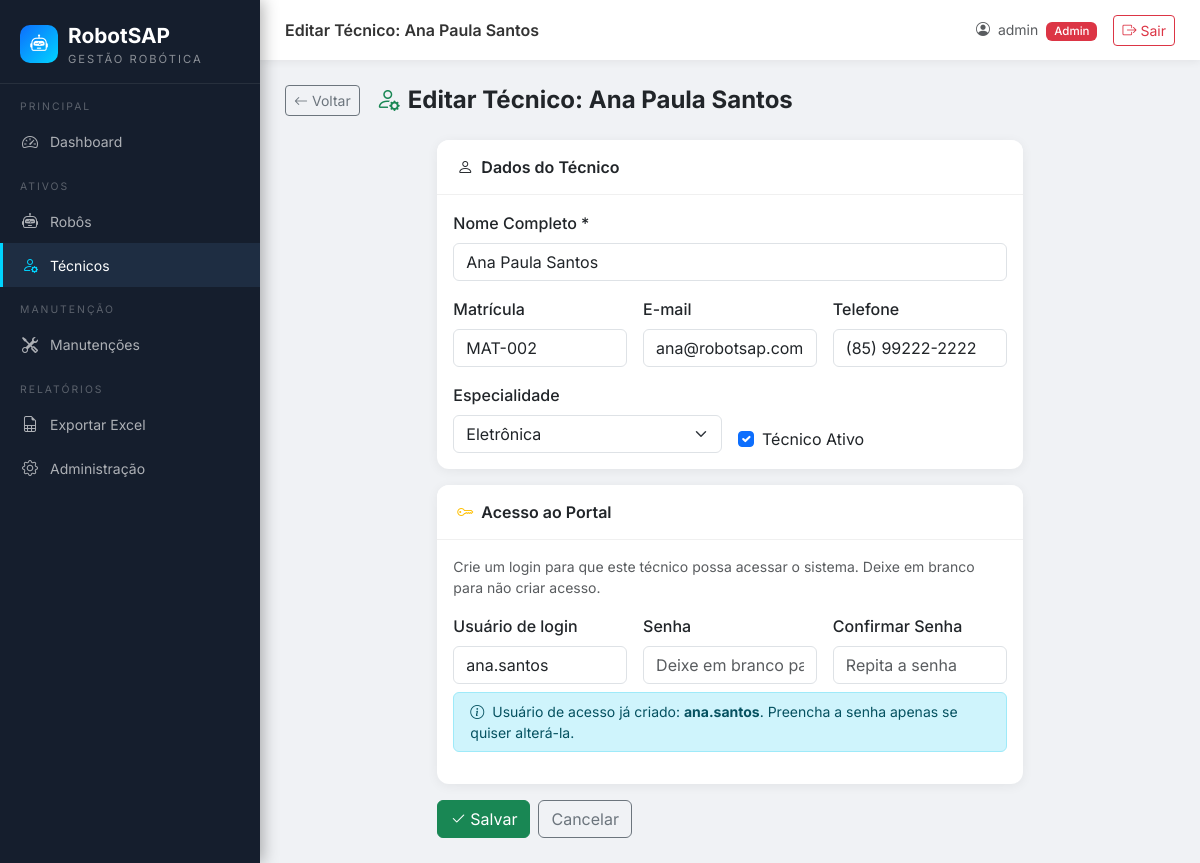
The app's page /tecnicos/2/editar/ (signed in) with its own data.
### tecnicos/models.py (models this page shows, shortened)
class Tecnico(models.Model):
    ESPECIALIDADE_CHOICES = [
        ('mecanica', 'Mecânica'),
        ('eletrica', 'Elétrica'),
        ('eletronica', 'Eletrônica'),
        ('programacao', 'Programação/Software'),
        ('hidraulica', 'Hidráulica'),
        ('pneumatica', 'Pneumática'),
        ('inspecao', 'Inspeção Robótica'),
        ('geral', 'Manutenção Geral'),
    ]
    usuario = models.OneToOneField(
        User, on_delete=models.SET_NULL, null=True, blank=True,
        related_name='tecnico', verbose_name='Usuário de acesso'
    )
    nome = models.CharField(max_length=200, verbose_name='Nome Completo')
    matricula = models.CharField(max_length=50, blank=True, verbose_name='Matrícula')
    email = models.EmailField(blank=True, verbose_name='E-mail')
    telefone = models.CharField(max_length=20, blank=True, verbose_name='Telefone')
    especialidade = models.CharField(
        max_length=50, choices=ESPECIALIDADE_CHOICES, default='geral',
        verbose_name='Especialidade'
    )
    ativo = models.BooleanField(default=True, verbose_name='Ativo')
    criado_em = models.DateTimeField(auto_now_add=True)
    class Meta:
        verbose_name = 'Técnico'
        verbose_name_plural = 'Técnicos'
        ordering = ['nome']

### tecnicos/views.py (the view, shortened to what this page needs)
# urls.py: path('<int:pk>/editar/', views.TecnicoUpdateView.as_view(), name='update'),
class TecnicoUpdateView(LoginRequiredMixin, AdminRequiredMixin, UpdateView):
    model = Tecnico
    form_class = TecnicoForm
    template_name = 'tecnicos/tecnico_form.html'
    success_url = reverse_lazy('tecnicos:list')
    def get_context_data(self, **kwargs):
        context = super().get_context_data(**kwargs)
        context['titulo'] = f'Editar Técnico: {self.object.nome}'
        return context

### tecnicos/views.py (called while the page is built)
    def test_func(self):
        return self.request.user.is_staff or self.request.user.is_superuser

### templates/tecnicos/tecnico_form.html (shortened to what this page needs)
{% extends 'base.html' %}
{% block page_title %}{{ titulo }}{% endblock %}
{% block content %}
<div class="d-flex align-items-center mb-4 gap-3">
    <a href="{% url 'tecnicos:list' %}" class="btn btn-outline-secondary btn-sm"><i class="bi bi-arrow-left me-1"></i>Voltar</a>
    <h4 class="mb-0 fw-bold"><i class="bi bi-person-gear me-2 text-success"></i>{{ titulo }}</h4>
</div>
<div class="row justify-content-center">
    <div class="col-md-8">
        <form method="post">
            <div class="card mb-3">
                <div class="card-header"><i class="bi bi-person me-2"></i>Dados do Técnico</div>
                <div class="card-body">
                    <div class="row g-3">
                        <div class="col-12">
                            <label class="form-label fw-medium">Nome Completo *</label>
                            {{ form.nome }}
                        </div>
                        <div class="col-md-4">
                            <label class="form-label fw-medium">Matrícula</label>
                            {{ form.matricula }}
                        </div>
                        <div class="col-md-4">
                            <label class="form-label fw-medium">E-mail</label>
                            {{ form.email }}
                        </div>
                        <div class="col-md-4">
                            <label class="form-label fw-medium">Telefone</label>
                            {{ form.telefone }}
                        </div>
                        <div class="col-md-6">
                            <label class="form-label fw-medium">Especialidade</label>
                            {{ form.especialidade }}
                        </div>
                        <div class="col-md-6 d-flex align-items-end">
                            <div class="form-check">
                                {{ form.ativo }}
                                <label class="form-check-label" for="{{ form.ativo.id_for_label }}">Técnico Ativo</label>
                            </div>
                        </div>
                    </div>
                </div>
            </div>
            <div class="card mb-3">
                <div class="card-header"><i class="bi bi-key me-2 text-warning"></i>Acesso ao Portal</div>
                <div class="card-body">
                    <p class="text-muted small mb-3">Crie um login para que este técnico possa acessar o sistema. Deixe em branco para não criar acesso.</p>
                    <div class="row g-3">
                        <div class="col-md-4">
                            <label class="form-label fw-medium">Usuário de login</label>
                            {{ form.username }}
                        </div>
                        <div class="col-md-4">
                            <label class="form-label fw-medium">Senha</label>
                            {{ form.password }}
                        </div>
                        <div class="col-md-4">
                            <label class="form-label fw-medium">Confirmar Senha</label>
                            {{ form.password2 }}
                        </div>
                    </div>
                    {% if object and object.usuario %}
                    <div class="alert alert-info py-2 mt-2 small">
                        <i class="bi bi-info-circle me-1"></i>
                        Usuário de acesso já criado: <strong>{{ object.usuario.username }}</strong>.
                        Preencha a senha apenas se quiser alterá-la.
                    </div>
                    {% endif %}
                </div>
            </div>
            <div class="d-flex gap-2">
                <button type="submit" class="btn btn-success"><i class="bi bi-check2 me-1"></i>Salvar</button>
                <a href="{% url 'tecnicos:list' %}" class="btn btn-outline-secondary">Cancelar</a>
            </div>
        </form>
    </div>
</div>
{% endblock %}

### templates/base.html (shortened to what this page needs)
<!DOCTYPE html>
<html lang="pt-BR">
<head>
    <link href="https://cdn.jsdelivr.net/npm/bootstrap@5.3.0/dist/css/bootstrap.min.css" rel="stylesheet">
    <link href="https://cdn.jsdelivr.net/npm/bootstrap-icons@1.10.0/font/bootstrap-icons.css" rel="stylesheet">
</head>
<body>
<nav id="sidebar">
    <div class="sidebar-brand d-flex align-items-center">
        <div class="sidebar-logo-icon"><i class="bi bi-robot"></i></div>
        <div>
            <div class="logo-text">RobotSAP</div>
            <div class="logo-sub">Gestão Robótica</div>
        </div>
    </div>
    <ul class="sidebar-nav nav flex-column">
        <li class="nav-section-title">Principal</li>
        <li class="nav-item">
            <a href="{% url 'dashboard:index' %}" class="nav-link {% if request.resolver_match.app_name == 'dashboard' %}active{% endif %}">
                <i class="bi bi-speedometer2"></i> Dashboard
            </a>
        </li>
        <li class="nav-section-title">Ativos</li>
        <li class="nav-item">
            <a href="{% url 'robots:list' %}" class="nav-link {% if request.resolver_match.app_name == 'robots' %}active{% endif %}">
                <i class="bi bi-robot"></i> Robôs
            </a>
        </li>
        {% if request.user.is_staff or request.user.is_superuser %}
        <li class="nav-item">
            <a href="{% url 'tecnicos:list' %}" class="nav-link {% if request.resolver_match.app_name == 'tecnicos' %}active{% endif %}">
                <i class="bi bi-person-gear"></i> Técnicos
            </a>
        </li>
        {% endif %}
        <li class="nav-section-title">Manutenção</li>
        <li class="nav-item">
            <a href="{% url 'manutencoes:list' %}" class="nav-link {% if request.resolver_match.app_name == 'manutencoes' %}active{% endif %}">
                <i class="bi bi-tools"></i> Manutenções
            </a>
        </li>
        {% if request.user.is_staff or request.user.is_superuser %}
        <li class="nav-section-title">Relatórios</li>
        <li class="nav-item">
            <a href="{% url 'robots:export_excel' %}" class="nav-link">
                <i class="bi bi-file-earmark-spreadsheet"></i> Exportar Excel
            </a>
        </li>
        <li class="nav-item">
            <a href="/admin/" class="nav-link">
                <i class="bi bi-gear"></i> Administração
            </a>
        </li>
        {% endif %}
    </ul>
</nav>
<div id="main-content">
    <div id="topbar">
        <div class="d-flex align-items-center gap-3">
            <span class="topbar-title">{% block page_title %}{% endblock %}</span>
        </div>
        <div class="d-flex align-items-center gap-3">
            <span class="text-muted small">
                <i class="bi bi-person-circle me-1"></i>
                {{ request.user.get_full_name|default:request.user.username }}
                {% if request.user.is_superuser %}<span class="badge bg-danger ms-1">Admin</span>{% endif %}
            </span>
            <form method="post" action="{% url 'usuarios:logout' %}" class="d-inline">
                <button type="submit" class="btn btn-sm btn-outline-danger">
                    <i class="bi bi-box-arrow-right me-1"></i>Sair
                </button>
            </form>
        </div>
    </div>
    <div class="page-content">
        {% block content %}{% endblock %}
    </div>
</div>
</body>
</html>

### templates/base.html (style rules this page uses)
:root { --sidebar-width: 260px; }
* { font-family: 'Inter', sans-serif; }
body { background: #f0f2f5; min-height: 100vh; }
#sidebar { position: fixed; top: 0; left: 0; bottom: 0; width: var(--sidebar-width); background: #151e2d; z-index: 1000; overflow-y: auto; transition: all 0.3s ease; box-shadow: 3px 0 15px rgba(0,0,0,0.3); }
.sidebar-brand { padding: 20px 20px 15px; border-bottom: 1px solid rgba(255,255,255,0.08); }
.sidebar-brand .logo-text { font-size: 1.3rem; font-weight: 700; color: #fff; }
.sidebar-brand .logo-sub { font-size: 0.7rem; color: rgba(255,255,255,0.5); text-transform: uppercase; letter-spacing: 2px; }
.sidebar-logo-icon { width: 38px; height: 38px; background: linear-gradient(135deg, #0d6efd, #00d4ff); border-radius: 10px; display: flex; align-items: center; justify-content: center; font-size: 1.1rem; color: #fff; margin-right: 10px; }
.nav-section-title { font-size: 0.65rem; text-transform: uppercase; letter-spacing: 2px; color: rgba(255,255,255,0.3); padding: 15px 20px 5px; }
.sidebar-nav .nav-item .nav-link { color: rgba(255,255,255,0.65); padding: 10px 20px; display: flex; align-items: center; gap: 10px; transition: all 0.2s; font-size: 0.875rem; }
.sidebar-nav .nav-item .nav-link:hover, .sidebar-nav .nav-item .nav-link.active { color: #fff; background: #1e2d42; border-left: 3px solid #00d4ff; padding-left: 17px; }
.sidebar-nav .nav-item .nav-link i { font-size: 1rem; width: 20px; text-align: center; }
.sidebar-nav .nav-item .nav-link.active i { color: #00d4ff; }
#main-content { margin-left: var(--sidebar-width); min-height: 100vh; }
#topbar { background: #fff; padding: 0 25px; height: 60px; display: flex; align-items: center; justify-content: space-between; box-shadow: 0 2px 8px rgba(0,0,0,0.06); position: sticky; top: 0; z-index: 100; }
.topbar-title { font-weight: 600; font-size: 1rem; color: #333; }
.page-content { padding: 25px; }
.card { border: none; border-radius: 12px; box-shadow: 0 2px 12px rgba(0,0,0,0.06); }
.card-header { background: #fff; border-bottom: 1px solid #f0f0f0; border-radius: 12px 12px 0 0 !important; padding: 15px 20px; font-weight: 600; }
.badge { font-size: 0.72rem; font-weight: 500; padding: 4px 8px; }

### records on screen
Tecnico: nome "Ana Paula Santos", matricula "MAT-002", email "ana@robotsap.com", telefone "(85) 99222-2222", especialidade "Eletrônica", ativo "☑", usuario.username "ana.santos"

### other values on screen
{{ titulo }} "Editar Técnico: Ana Paula Santos"
{{ request.user.get_full_name|default:request.user.username }} "admin"
